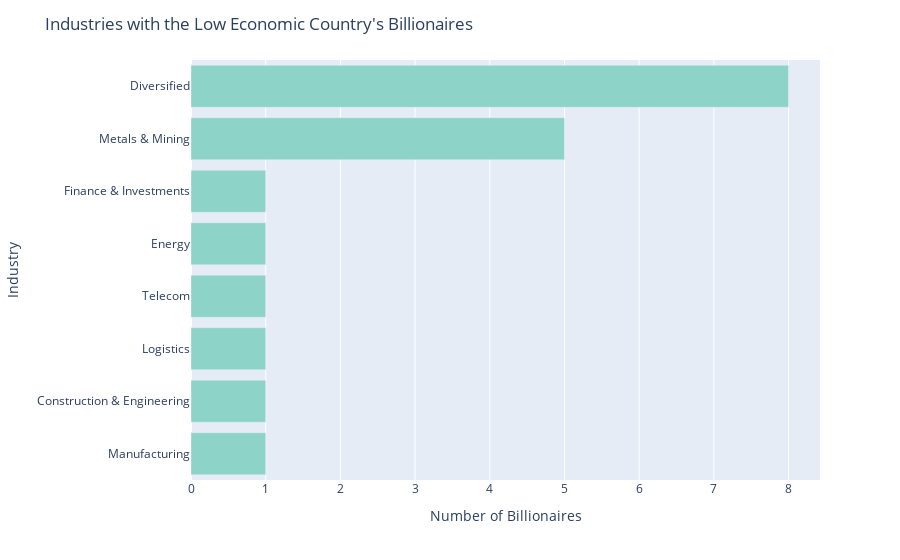

Notebook code for this chart:
### Markdown cell above
Vậy đối với các quốc gia đang có nền kinh tế không ổn định như nhóm **CPI cao, GDP thấp** và **CPI thấp, GDP thấp**. Các tỷ phú đã đầu tư trong lĩnh vực gì để có thể tạo được khối tài sản khổng lồ như vậy?

### Code cell
# Nhóm kinh tế thấp
low_country = ['Egypt', 'Ukraine', 'Uzbekistan','Nigeria', 'Morocco', 'Greece', 'Cyprus ']
df_low_country = df[df['country'].isin(low_country)]
top_categories = df_low_country['industries'].value_counts().sort_values(ascending=True)

fig = px.bar(x=top_categories.values, y=top_categories.index, orientation='h',color_discrete_sequence=px.colors.qualitative.Set3)
fig.update_layout(title="Industries with the Low Economic Country's Billionaires",
                  xaxis_title='Number of Billionaires',
                  yaxis_title='Industry')
fig.show()

### Figure 1 — Plotly figure (JSON) as saved in the notebook; plotly's stock layout.template omitted (floating-point values rounded to 4 significant figures)
{"data": [{"alignmentgroup": "True", "hovertemplate": "x=%{x}<br>y=%{y}<extra></extra>", "legendgroup": "", "marker": {"color": "rgb(141,211,199)", "pattern": {"shape": ""}}, "name": "", "offsetgroup": "", "orientation": "h", "showlegend": false, "textposition": "auto", "type": "bar", "x": [1, 1, 1, 1, 1, 1, 5, 8], "xaxis": "x", "y": ["Manufacturing", "Construction & Engineering", "Logistics", "Telecom", "Energy", "Finance & Investments", "Metals & Mining", "Diversified"], "yaxis": "y"}], "layout": {"barmode": "relative", "legend": {"tracegroupgap": 0}, "margin": {"t": 60}, "title": {"text": "Industries with the Low Economic Country's Billionaires"}, "xaxis": {"anchor": "y", "domain": [0, 1], "title": {"text": "Number of Billionaires"}}, "yaxis": {"anchor": "x", "domain": [0, 1], "title": {"text": "Industry"}}}}
